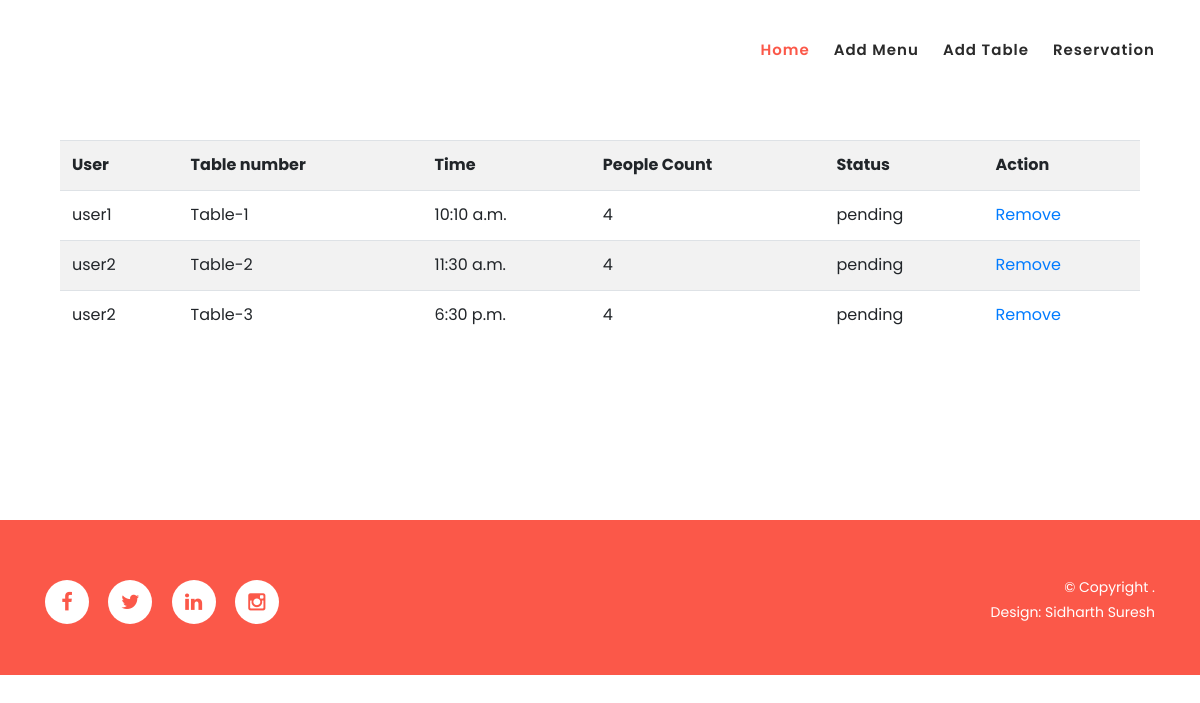
/restaurantapp/restaurant/3/reservations, run on the app's committed database.
### restaurantapp/models.py (models this page shows)
class Reservation(models.Model):
    user=models.CharField(max_length=100)
    restaurant=models.ForeignKey(Restaurant,on_delete=models.CASCADE)
    table=models.ForeignKey(Table,on_delete=models.CASCADE)
    time=models.TimeField()
    date=models.DateField()
    people_count=models.PositiveIntegerField()
    options = (
        ('pending', 'pending'),
        ('reserved', 'reserved'),
    )
    status = models.CharField(max_length=20, choices=options, default='pending')

class Table(models.Model):
    restaurant = models.ForeignKey(Restaurant, on_delete=models.CASCADE,related_name="tablelist")
    table_number = models.CharField(max_length=50)
    capacity = models.PositiveIntegerField()
    options = (
        ('available', 'Available'),
        ('booked', 'booked'),
    )
    status = models.CharField(max_length=20, choices=options, default='available')
    def __str__(self):
        return self.table_number

### restaurantapp/views.py (the view)
# urls.py: path("restaurant/<int:pk>/reservations",views.reservationListView.as_view(),name="reservation"),
class reservationListView(ListView):
    template_name="reservations.html"
    model=Reservation
    context_object_name="reservation"
    def get_queryset(self):
        id=self.kwargs.get("pk")
        restaurant_obj =Restaurant.objects.get(id=id)
        qs=Reservation.objects.filter(restaurant=restaurant_obj)
        return qs

### restaurantapp/templates/reservations.html (shortened to what this page needs)
{%extends 'index.html'%}
{%block body_block%}
<div class="container">
    <table class="table table-striped table-design">
        <tr>
            <th>User</th>
            <th>Table number</th>
            <th>Time</th>
            <th>People Count</th>
            <th>Status</th>
            <th>Action</th>
        </tr>
        {%for r in reservation%}
            <tr>
                <td>{{r.user}}</td>
                <td>{{r.table}}</td>
                <td>{{r.time}}</td>
                <td>{{r.people_count}}</td>
                <td>{{r.status}}</td>
                <td>
                    <a href="">Remove</a>
                </td>
            </tr>
        {%endfor%}
    </table>
</div>
{%endblock%}

### restaurantapp/static/css/templatemo-klassy-cafe.css (style rules this page uses)
html, body, div, span, applet, object, iframe, h1, h2, h3, h4, h5, h6, p, blockquote, div pre, a, abbr, acronym, address, big, cite, code, del, dfn, em, font, img, ins, kbd, q, s, samp, small, strike, strong, sub, sup, tt, var, b, u, i, center, dl, dt, dd, ol, ul, li, figure, header, nav, section, article, aside, footer, figcaption { margin: 0; padding: 0; border: 0; outline: 0; }
* { box-sizing: border-box; }
html, body { font-family: 'Poppins', sans-serif; font-weight: 400; background-color: #fff; font-size: 16px; -ms-text-size-adjust: 100%; -webkit-font-smoothing: antialiased; -moz-osx-font-smoothing: grayscale; }
a { text-decoration: none !important; }
html, body { background: #fff; font-family: 'Poppins', sans-serif; }
*, *:before, *:after { -webkit-box-sizing: border-box; box-sizing: border-box; -webkit-font-smoothing: antialiased; -moz-osx-font-smoothing: grayscale; }

### restaurantapp/templates/reservations.html (style rules this page uses)
.table-design { margin-top: 140px; height:200px; margin-bottom: 180px; }

### data on the page
Reservation: user "user1", table "Table-1", time "10:10 a.m.", people_count "4", status "pending"
Reservation: user "user2", table "Table-2", time "11:30 a.m.", people_count "4", status "pending"
Reservation: user "user2", table "Table-3", time "6:30 p.m.", people_count "4", status "pending"
